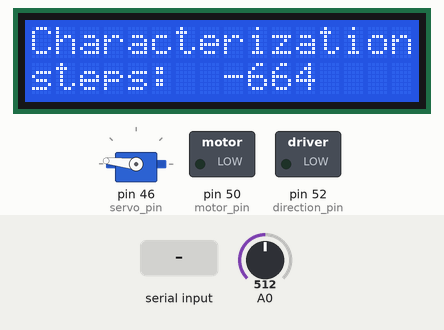
Simulated run of this sketch. Board: Arduino Mega 2560, built with avr-gcc and run on an emulated ATmega2560. Shown: servo, 16×2 character LCD, switched loads named in the sketch (green lamp = pin HIGH). The inputs (shaded band) are chosen by the test bench; at power-on: A0 = 512. What the sketch prints to the serial monitor is not drawn.

Above: at 1.7 s.
1.8 s: A0 set to 418
3.3 s: A0 set to 388
At 3.69 s:
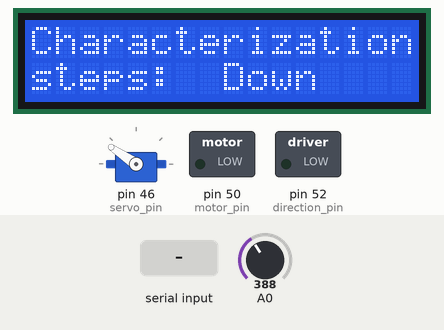
At 4.6 s:
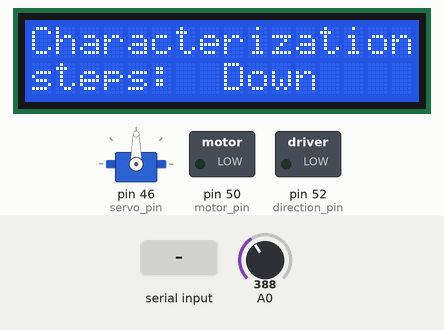
5.4 s: "30,150\n" received over Serial
At 10.1 s:
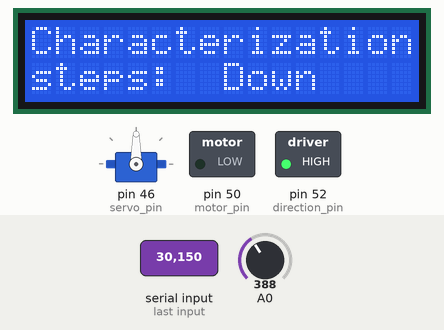
Timing chart, 0 to 15.6 s (numbered marks = the images above; inputs shaded):
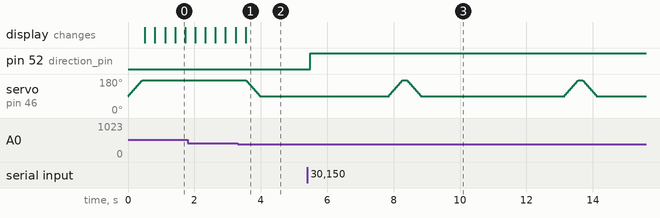

Measured:
- the behaviour switches between 400 and 399 on A0 (found by bisection; images 0 and 1)
- after the input at 3.3 s, servo on pin 46 (servo_pin): moves from 174° to 90° over 0.40 s, starting after 0.26 s; the display: changes after 0.24 s (image 1)

The sketch:

Katia_soft.ino
```cpp
#include <Servo.h>
#include <LiquidCrystal.h>

int servo_pin = 46;
int motor_pin = 50;
int direction_pin = 52;
int enable_pin = 48;


int steps = 0;
int servo_up_point = 175;
int servo_down_point = 90;

LiquidCrystal lcd(8, 9, 4, 5, 6, 7);
Servo myservo;  // create servo object to control a servo

void servo_move(int angle){
  int start_angle = myservo.read();
 if (angle > start_angle){
   while(start_angle<=angle){
    myservo.write(start_angle);
    delay(20);
    start_angle = start_angle+4;
  }
 }else if(angle < start_angle){
 while(start_angle>=angle){
    myservo.write(start_angle);
    delay(20);
    start_angle = start_angle-4;
 }
 }
}

void setup() {

  pinMode(motor_pin, OUTPUT);
  pinMode(direction_pin, OUTPUT);

  myservo.attach(servo_pin);
  servo_move(servo_up_point);
  Serial.begin(9600);

  Serial.print("Stepper motor is OK\r\n ");

    // set up the LCD's number of columns and rows:
  lcd.begin(16, 2);
  // Print a message to the LCD.
  lcd.setCursor(0,0);
  lcd.print("Characterization");

}

void loop() {
   int x;
  x = analogRead (0);

  if (Serial.available())
  {
    steps = Serial.parseInt();
    if (steps != 0) {

      StepsOn(steps);
      delay(100);

      Serial.print("steps: ");
      Serial.println(steps);
      lcd.setCursor(8,1);
      lcd.setCursor(0,1);
      lcd.print("steps:  0       ");
      steps = 0;

    }
    else
    {
      Serial.print("steps: ");
      Serial.println(steps);
    }


  }
  if (x < 60) {
    steps = steps +166;
     lcd.setCursor(0,1);
    lcd.print("steps:          ");
    lcd.setCursor(8,1);
    lcd.print(steps);
    delay(300);
  }
  else if (x < 200) {
    lcd.setCursor(8,1);
    lcd.print ("Up    ");
    servo_move(servo_up_point);
    delay(500);
  }
  else if (x < 400){
    lcd.setCursor(8,1);
    lcd.print ("Down  ");
    servo_move(servo_down_point);
    delay(500);
  }
  else if (x < 600){
    steps = steps -166;
    lcd.setCursor(0,1);
    lcd.print("steps:          ");
    lcd.setCursor(8,1);
    lcd.print(steps);
    delay(300);
  }
  else if (x < 800){

    StepsOn(steps);
    lcd.setCursor(0,1);
    lcd.print("steps:  0      ");
    steps = 0;

  }
}

void StepsOn(int steps_to_move)
{
  digitalWrite(enable_pin, LOW);
  int speedStep = 12;//15
  int steps_left = abs(steps_to_move);

  if (steps_to_move > 0) {
    digitalWrite(direction_pin, HIGH);
  }
  if (steps_to_move < 0) {
    digitalWrite(direction_pin, LOW);
  }
  servo_move(servo_down_point);
  delay(1000);
  while (steps_left > 0)
  {
    digitalWrite(motor_pin, HIGH);
    delayMicroseconds(3);
    digitalWrite(motor_pin, LOW);
    delay(speedStep);
    steps_left--;
  }
  digitalWrite(enable_pin, HIGH);
  delay(1000);
  servo_move(servo_up_point);
}
```
